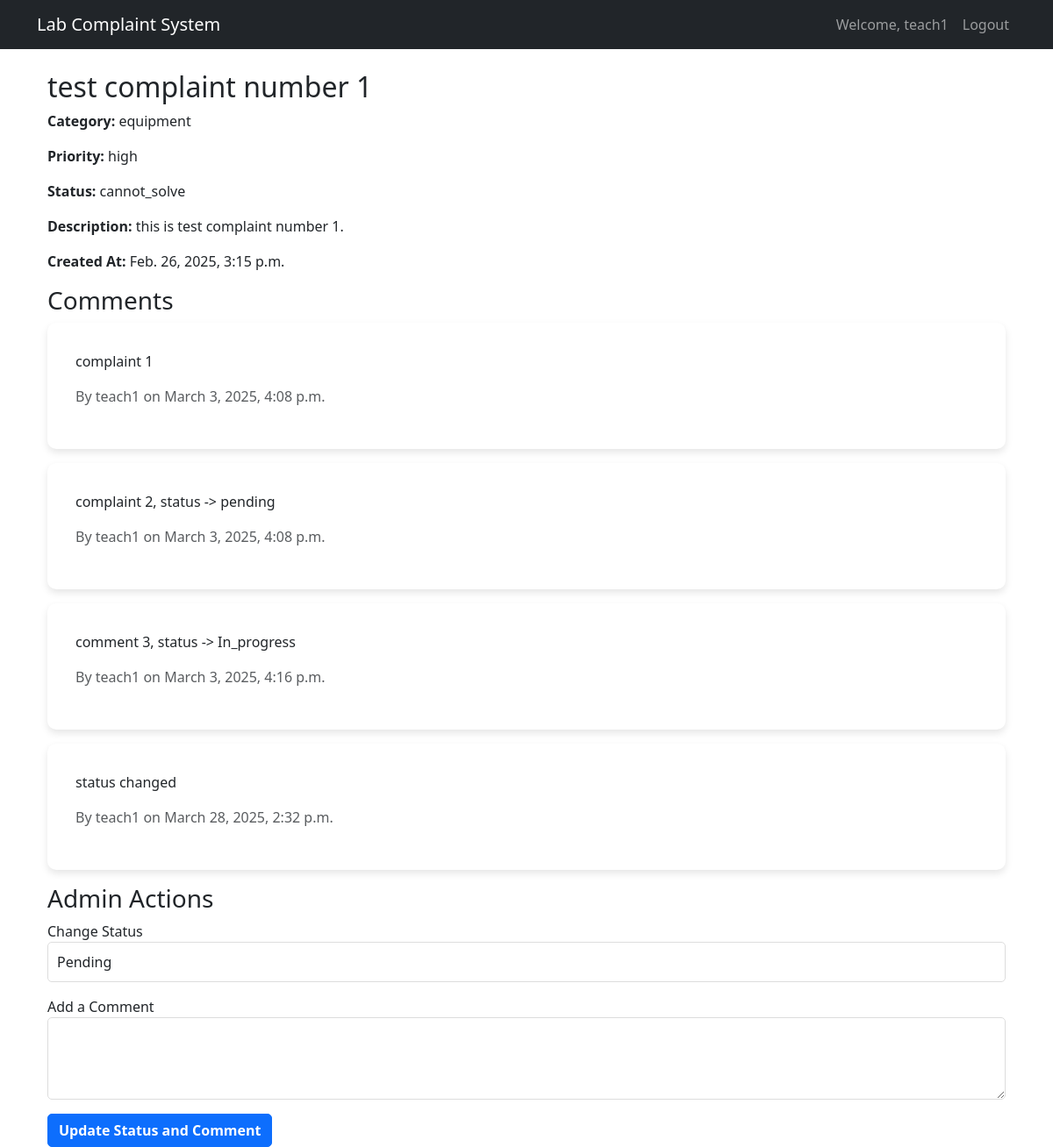
The app's page /complaints/details/2/ (signed in) with its own data.
### users/models.py (models this page shows, shortened)
class UserProfile(AbstractUser):
    ROLE_CHOICES = [
        ('student', 'Student'),
        ('staff', 'Lab Staff'),
        ('admin', 'Admin'),
    ]
    role = models.CharField(max_length=10, choices=ROLE_CHOICES, default='student')
    phone = models.CharField(max_length=15, blank=True, null=True)
    groups = models.ManyToManyField(
        'auth.Group',
        verbose_name='groups',
        blank=True,
        help_text='The groups this user belongs to. A user will get all permissions granted to each of their groups.',
        related_name='user_profiles',  # Unique related_name
        related_query_name='user_profile',
    )
    user_permissions = models.ManyToManyField(
        'auth.Permission',
        verbose_name='user permissions',
        blank=True,
        help_text='Specific permissions for this user.',
        related_name='user_profiles',  # Unique related_name
        related_query_name='user_profile',
    )

### complaints/models.py (models this page shows, shortened)
class Complaint(models.Model):
    CATEGORY_CHOICES = [
        ('equipment', 'Equipment'),
        ('software', 'Software'),
        ('safety', 'Safety'),
        ('other', 'Other'),
    ]
    PRIORITY_CHOICES = [
        ('low', 'Low'),
        ('medium', 'Medium'),
        ('high', 'High'),
    ]
    STATUS_CHOICES = [
        ('pending', 'Pending'),
        ('in_progress', 'In Progress'),
        ('resolved', 'Resolved'),
    ]
    title = models.CharField(max_length=200)
    description = models.TextField()
    category = models.CharField(max_length=20, choices=CATEGORY_CHOICES)
    priority = models.CharField(max_length=10, choices=PRIORITY_CHOICES)
    status = models.CharField(max_length=20, choices=STATUS_CHOICES, default='pending')
    created_by = models.ForeignKey(UserProfile, on_delete=models.CASCADE, related_name='created_complaints')
    created_at = models.DateTimeField(auto_now_add=True)
    updated_at = models.DateTimeField(auto_now=True)
    assigned_to = models.ForeignKey(UserProfile, on_delete=models.SET_NULL, null=True, blank=True, related_name='assigned_complaints')

class Comment(models.Model):
    complaint = models.ForeignKey('Complaint', on_delete=models.CASCADE, related_name='comments')
    comment = models.TextField()
    commented_by = models.ForeignKey(UserProfile, on_delete=models.CASCADE)
    commented_at = models.DateTimeField(auto_now_add=True)

### complaints/views.py (the view)
# urls.py: path('details/<int:complaint_id>/', views.complaint_details, name='complaint_details'),  # Add this line
@login_required
def complaint_details(request, complaint_id):
    complaint = get_object_or_404(Complaint, id=complaint_id)
    comments = Comment.objects.filter(complaint=complaint)
    if request.method == 'POST':
        if request.user.role in ['staff','admin']:
            new_status = request.POST.get('status')
            if new_status:
                complaint.status = new_status
                complaint.save()
            comment_text = request.POST.get('comment')
            if comment_text:
                Comment.objects.create(
                    complaint=complaint,
                    comment=comment_text,
                    commented_by=request.user
                )
            return redirect('complaint_details', complaint_id=complaint.id)
    else:
        form = CommentForm()
    context = {
        'complaint': complaint,
        'comments': comments,
        'form': form,
    }
    return render(request, 'complaints/complaint_details.html', context)

### complaints/forms.py
class CommentForm(forms.ModelForm):
    class Meta:
        model = Comment
        fields = ['comment']
        widgets = {
            'comment': forms.Textarea(attrs={'class': 'form-control', 'rows': 3, 'placeholder': 'Enter your comment...'}),
        }

### complaints/templates/complaints/complaint_details.html (shortened to what this page needs)
{% extends 'base.html' %}
{% load static %}
{% block content %}
<div class="container">
    <h2>{{ complaint.title }}</h2>
    <p><strong>Category:</strong> {{ complaint.category }}</p>
    <p><strong>Priority:</strong> {{ complaint.priority }}</p>
    <p><strong>Status:</strong> {{ complaint.status }}</p>
    <p><strong>Description:</strong> {{ complaint.description }}</p>
    <p><strong>Created At:</strong> {{ complaint.created_at }}</p>
    <h3>Comments</h3>
    {% for comment in comments %}
        <div class="card mb-3">
            <div class="card-body">
                <p>{{ comment.comment }}</p>
                <p class="text-muted">By {{ comment.commented_by.username }} on {{ comment.commented_at }}</p>
            </div>
        </div>
    {% endfor %}
    {% if request.user.role in 'staff' or request.user.role == 'admin' %}
        <h3>Admin Actions</h3>
        <form method="post">
            <div class="form-group mb-3">
                <label for="status">Change Status</label>
                <select name="status" id="status" class="form-control">
                    <option value="pending">Pending</option>
                </select>
            </div>
            <div class="form-group mb-3">
                <label for="comment">Add a Comment</label>
                <textarea name="comment" class="form-control" rows="3" required></textarea>
            </div>
            <button type="submit" class="btn btn-primary">Update Status and Comment</button>
        </form>
    {% endif %}
</div>
{% endblock %}

### complaints/templates/base.html (shortened to what this page needs)
{% extends 'base.html' %}

### users/templates/base.html (shortened to what this page needs)
{% load static %}
<!DOCTYPE html>
<html lang="en">
<head>
    <link href="https://cdn.jsdelivr.net/npm/bootstrap@5.3.0/dist/css/bootstrap.min.css" rel="stylesheet">
    <link rel="stylesheet" href="{% static 'css/styles.css' %}">
    <link rel="stylesheet" href="{% static 'css/styles.css' %}">
</head>
<body>
    <nav class="navbar navbar-expand-lg navbar-dark bg-dark">
        <div class="container">
            <a class="navbar-brand" href="{% url 'home' %}">Lab Complaint System</a>
            <div class="collapse navbar-collapse" id="navbarNav">
                <ul class="navbar-nav ms-auto">
                    {% if user.is_authenticated %}
                        <li class="nav-item">
                            <a class="nav-link" href="#">Welcome, {{ user.username }}</a>
                        </li>
                        <li class="nav-item">
                            <a class="nav-link" href="{% url 'logout' %}">Logout</a>
                        </li>
                    {% endif %}
                </ul>
            </div>
        </div>
    </nav>
    <div class="container mt-4">
        {% block content %}
        {% endblock %}
    </div>
</body>
</html>

### static/css/styles.css (style rules this page uses)
.card { border: none; border-radius: 10px; box-shadow: 0 4px 8px rgba(0, 0, 0, 0.1); }
.card-body { padding: 2rem; }
.btn { border-radius: 5px; font-weight: bold; }
.form-control { border-radius: 5px; border: 1px solid #ddd; padding: 10px; }
a { color: #007bff; text-decoration: none; }

### records on screen
UserProfile: username "teach1"
Complaint: title "test complaint number 1", category "equipment", priority "high", status "cannot_solve", description "this is test complaint number 1.", created_at "Feb. 26, 2025, 3:15 p.m."
Comment: comment "complaint 1", commented_by.username "teach1", commented_at "March 3, 2025, 4:08 p.m."
Comment: comment "complaint 2, status -> pending", commented_by.username "teach1", commented_at "March 3, 2025, 4:08 p.m."
Comment: comment "comment 3, status -> In_progress", commented_by.username "teach1", commented_at "March 3, 2025, 4:16 p.m."
Comment: comment "status changed", commented_by.username "teach1", commented_at "March 28, 2025, 2:32 p.m."
